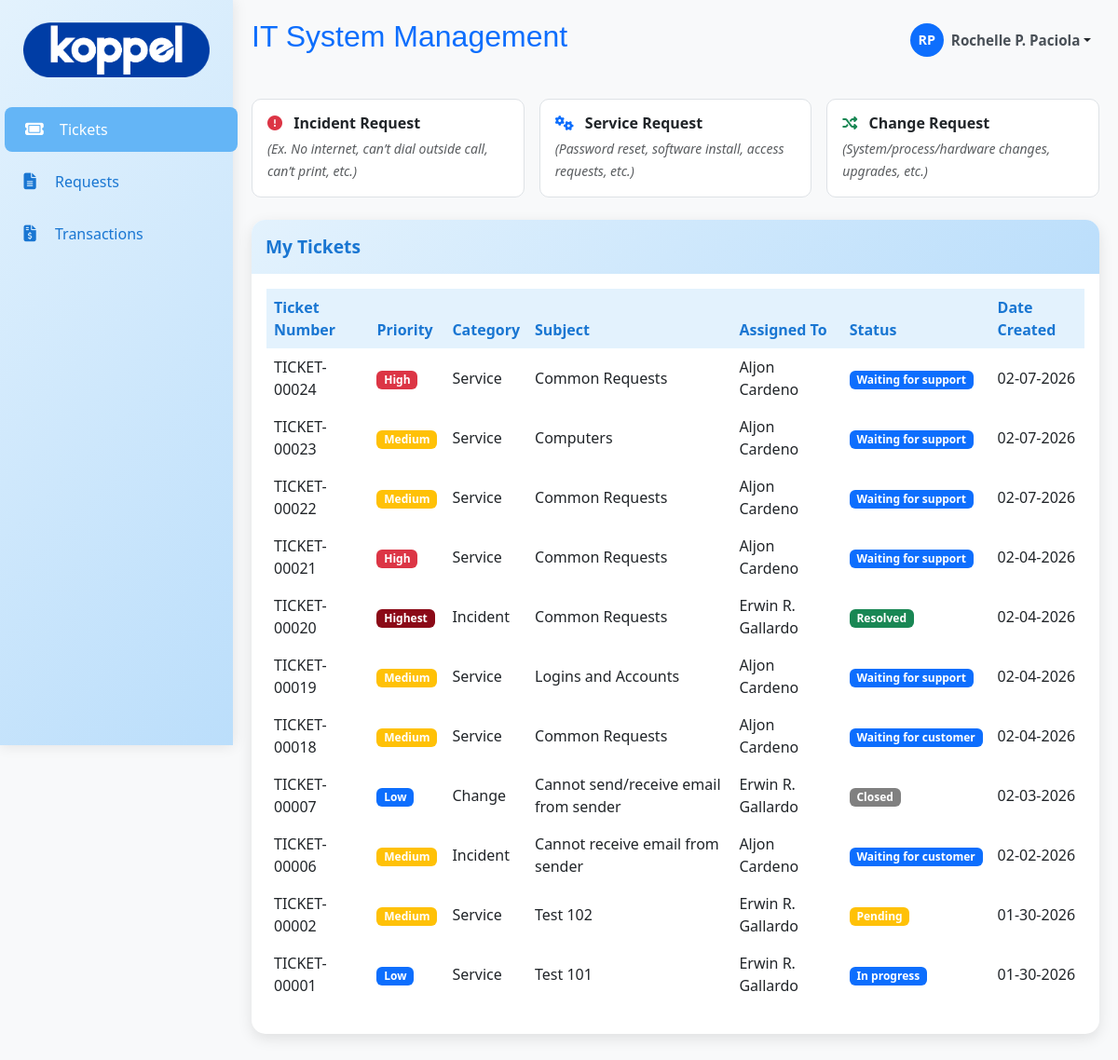
Page /user/ticket/tickets.php (signed in) on the earlier database version.
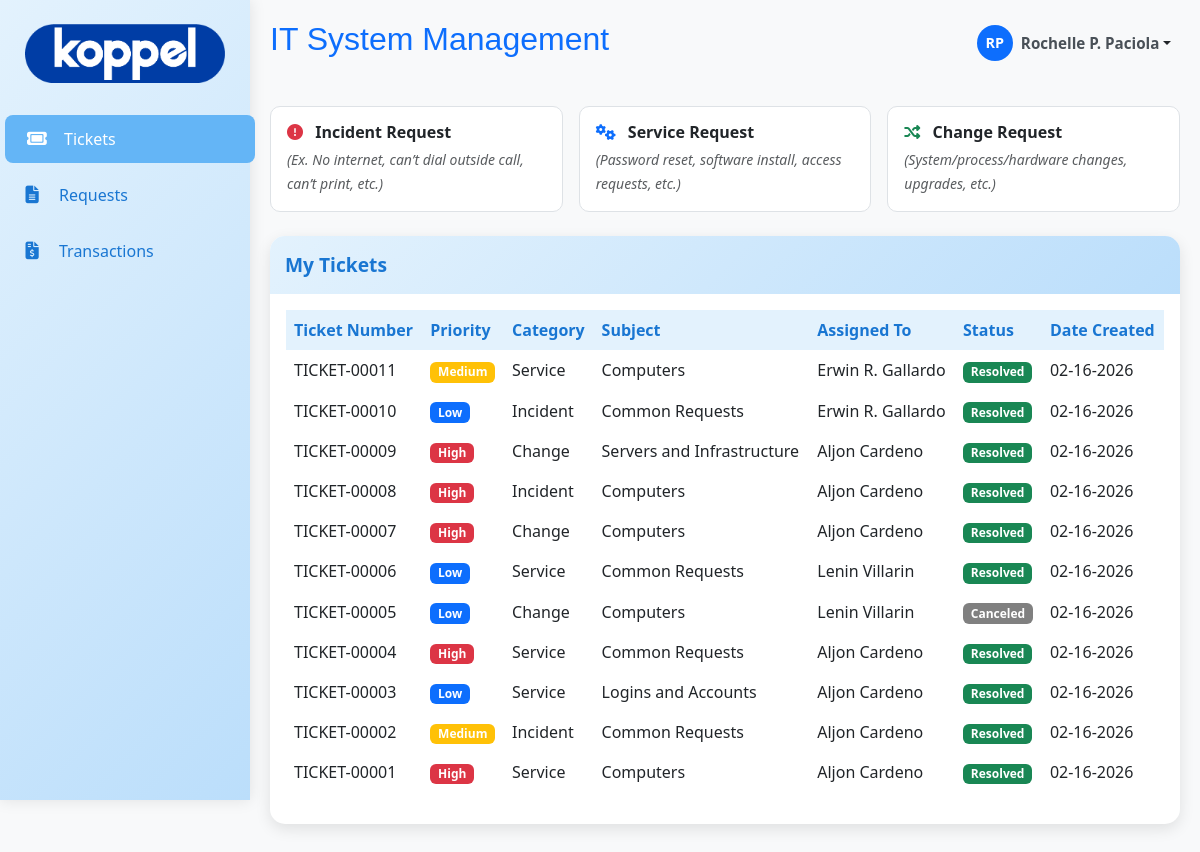
Same page on the later database version.
### tables this page shows
CREATE TABLE `ticket_tb` (
  `ticket_id` int(11) NOT NULL,
  `ticket_number` varchar(20) DEFAULT NULL,
  `user_id` int(11) DEFAULT NULL,
  `fullname` varchar(100) DEFAULT NULL,
  `email` varchar(100) DEFAULT NULL,
  `company` varchar(100) DEFAULT NULL,
  `department` varchar(100) DEFAULT NULL,
  `priority` varchar(50) NOT NULL,
  `urgency` varchar(50) NOT NULL,
  `impact` varchar(70) NOT NULL,
  `ticket_category` varchar(20) DEFAULT NULL,
  `subject` varchar(255) DEFAULT NULL,
  `subject_details` varchar(200) DEFAULT NULL,
  `issue` text DEFAULT NULL,
  `status` varchar(20) DEFAULT 'open',
  `date_created` timestamp NOT NULL DEFAULT current_timestamp(),
  `assigned_to` int(11) NOT NULL
);

CREATE TABLE `user_tb` (
  `user_id` int(11) NOT NULL,
  `emp_id` varchar(50) NOT NULL,
  `fullname` varchar(150) NOT NULL,
  `position` varchar(100) NOT NULL,
  `email` varchar(150) DEFAULT NULL,
  `department` varchar(100) DEFAULT NULL,
  `company` varchar(50) NOT NULL,
  `area` varchar(150) NOT NULL,
  `user_type` varchar(30) NOT NULL,
  `date_hired` timestamp NOT NULL DEFAULT current_timestamp() ON UPDATE current_timestamp(),
  `date_resigned` varchar(100) DEFAULT NULL,
  `created_at` timestamp NOT NULL DEFAULT current_timestamp(),
  `password` varchar(255) DEFAULT NULL,
  `is_active` tinyint(1) NOT NULL DEFAULT 1
);

### user/ticket/tickets.php (the view, shortened to what this page needs)
<?php
include '../db/db.php';
$user_id = $_SESSION['user_id'];
$sql = "
SELECT
    t.*,
    u.fullname AS assigned_admin
FROM ticket_tb t
LEFT JOIN user_tb u
    ON t.assigned_to = u.user_id
    AND u.user_type = 'admin'
WHERE t.user_id = ?
ORDER BY t.ticket_id DESC
";
$stmt = $conn->prepare($sql);
$stmt->bind_param("i", $user_id);
$stmt->execute();
$tickets = $stmt->get_result();
?>
<!DOCTYPE html>
<html lang="en">
<head>
<link rel="stylesheet" href="https://cdn.jsdelivr.net/npm/bootstrap@5.3.0/dist/css/bootstrap.min.css">
<link rel="stylesheet" href="https://cdnjs.cloudflare.com/ajax/libs/font-awesome/6.4.0/css/all.min.css">
<link href="../asset/css/main.css" rel="stylesheet">
<link href="../asset/css/menu.css" rel="stylesheet">
</head>
<body>
<div class="main-content d-flex" id="mainContent">
<div class="content flex-grow-1">
<div class="dashboard-header"><?php include '../header.php'; ?></div>
<div class="row g-3 my-4">
    <div class="col-md-4">
        <button class="btn w-100 p-3 text-start request-btn incident"
            onclick="location.href='add.php?type=incident'">
            <h6 class="mb-1 fw-bold">
                <i class="fas fa-exclamation-circle me-2"></i> Incident Request
            </h6>
            <small class="fst-italic text-muted">
                (Ex. No internet, can’t dial outside call, can’t print, etc.)
            </small>
        </button>
    </div>
    <div class="col-md-4">
        <button class="btn w-100 p-3 text-start request-btn service"
            onclick="location.href='add.php?type=service'">
            <h6 class="mb-1 fw-bold">
                <i class="fas fa-cogs me-2"></i> Service Request
            </h6>
            <small class="fst-italic text-muted">
                (Password reset, software install, access requests, etc.)
            </small>
        </button>
    </div>
    <div class="col-md-4">
        <button class="btn w-100 p-3 text-start request-btn change"
            onclick="location.href='add.php?type=change'">
            <h6 class="mb-1 fw-bold">
                <i class="fas fa-random me-2"></i> Change Request
            </h6>
            <small class="fst-italic text-muted">
                (System/process/hardware changes, upgrades, etc.)
            </small>
        </button>
    </div>
</div>
<div class="card mt-4">
<div class="card-header">
    My Tickets
</div>
<div class="card-body table-responsive">
<table class="table table-hover" id="ticketsTable">
<thead>
<tr>
    <th>Ticket Number</th>
    <th>Priority</th>
    <th>Category</th>
    <th>Subject</th>
    <th>Assigned To</th>
    <th>Status</th>
    <th>Date Created</th>
</tr>
</thead>
<tbody id="ticketsBody">
<?php if ($tickets->num_rows > 0): ?>
<?php while ($ticket = $tickets->fetch_assoc()): ?>
<tr class="ticket-row" data-ticket-id="<?= $ticket['ticket_id'] ?>">
    <td><?= htmlspecialchars($ticket['ticket_number']) ?></td>
    <td>
        <span class="badge badge-priority-<?= strtolower($ticket['priority'] ?? 'medium') ?>">
            <?= ucfirst($ticket['priority'] ?? 'Medium') ?>
        </span>
    </td>
    <td><?= ucfirst($ticket['ticket_category']) ?></td>
    <td><?= htmlspecialchars($ticket['subject']) ?></td>
    <td><?= htmlspecialchars($ticket['assigned_admin'] ?? 'Unassigned') ?></td>
    <td>
        <span class="badge badge-status-<?= strtolower(str_replace(' ', '-', $ticket['status'])) ?>">
            <?= ucfirst($ticket['status']) ?>
        </span>
    </td>
    <td><?= date('m-d-Y', strtotime($ticket['created_at'] ?? $ticket['date_created'])) ?></td>
</tr>
<?php endwhile; ?>
<?php else: ?>
<tr>
    <td colspan="7" class="text-center">No tickets created yet.</td>
</tr>
<?php endif; ?>
</tbody>
</table>
</div>
</div>
</div>
</div>
</body>
</html>

Differences in the rows shown:
removed ticket_tb: ticket_number "TICKET-00024", priority "High", ticket_category "Service", subject "Common Requests", user_tb.fullname "Aljon Cardeno", status "Waiting for support", date_created "02-07-2026"
removed ticket_tb: ticket_number "TICKET-00023", priority "Medium", ticket_category "Service", subject "Computers", user_tb.fullname "Aljon Cardeno", status "Waiting for support", date_created "02-07-2026"
removed ticket_tb: ticket_number "TICKET-00022", priority "Medium", ticket_category "Service", subject "Common Requests", user_tb.fullname "Aljon Cardeno", status "Waiting for support", date_created "02-07-2026"
removed ticket_tb: ticket_number "TICKET-00021", priority "High", ticket_category "Service", subject "Common Requests", user_tb.fullname "Aljon Cardeno", status "Waiting for support", date_created "02-04-2026"
removed ticket_tb: ticket_number "TICKET-00020", priority "Highest", ticket_category "Incident", subject "Common Requests", user_tb.fullname "Erwin R. Gallardo", status "Resolved", date_created "02-04-2026"
removed ticket_tb: ticket_number "TICKET-00019", priority "Medium", ticket_category "Service", subject "Logins and Accounts", user_tb.fullname "Aljon Cardeno", status "Waiting for support", date_created "02-04-2026"
removed ticket_tb: ticket_number "TICKET-00018", priority "Medium", ticket_category "Service", subject "Common Requests", user_tb.fullname "Aljon Cardeno", status "Waiting for customer", date_created "02-04-2026"
added ticket_tb: ticket_number "TICKET-00011", priority "Medium", ticket_category "Service", subject "Computers", user_tb.fullname "Erwin R. Gallardo", status "Resolved", date_created "02-16-2026"
added ticket_tb: ticket_number "TICKET-00010", priority "Low", ticket_category "Incident", subject "Common Requests", user_tb.fullname "Erwin R. Gallardo", status "Resolved", date_created "02-16-2026"
added ticket_tb: ticket_number "TICKET-00009", priority "High", ticket_category "Change", subject "Servers and Infrastructure", user_tb.fullname "Aljon Cardeno", status "Resolved", date_created "02-16-2026"
added ticket_tb: ticket_number "TICKET-00008", priority "High", ticket_category "Incident", subject "Computers", user_tb.fullname "Aljon Cardeno", status "Resolved", date_created "02-16-2026"
changed ticket_tb "TICKET-00007": priority "Low" → "High"; subject "Cannot send/receive email from sender" → "Computers"; user_tb.fullname "Erwin R. Gallardo" → "Aljon Cardeno"; status "Closed" → "Resolved"; date_created "02-03-2026" → "02-16-2026"
changed ticket_tb "TICKET-00006": priority "Medium" → "Low"; ticket_category "Incident" → "Service"; subject "Cannot receive email from sender" → "Common Requests"; user_tb.fullname "Aljon Cardeno" → "Lenin Villarin"; status "Waiting for customer" → "Resolved"; date_created "02-02-2026" → "02-16-2026"
now on this page (row edited): ticket_tb: ticket_number "TICKET-00005", priority "Low", ticket_category "Change", subject "Computers", user_tb.fullname "Lenin Villarin", status "Canceled", date_created "02-16-2026"
now on this page (row edited): ticket_tb: ticket_number "TICKET-00004", priority "High", ticket_category "Service", subject "Common Requests", user_tb.fullname "Aljon Cardeno", status "Resolved", date_created "02-16-2026"
now on this page (row edited): ticket_tb: ticket_number "TICKET-00003", priority "Low", ticket_category "Service", subject "Logins and Accounts", user_tb.fullname "Aljon Cardeno", status "Resolved", date_created "02-16-2026"
changed ticket_tb "TICKET-00002": ticket_category "Service" → "Incident"; subject "Test 102" → "Common Requests"; user_tb.fullname "Erwin R. Gallardo" → "Aljon Cardeno"; status "Pending" → "Resolved"; date_created "01-30-2026" → "02-16-2026"
changed ticket_tb "TICKET-00001": priority "Low" → "High"; subject "Test 101" → "Computers"; user_tb.fullname "Erwin R. Gallardo" → "Aljon Cardeno"; status "In progress" → "Resolved"; date_created "01-30-2026" → "02-16-2026"
